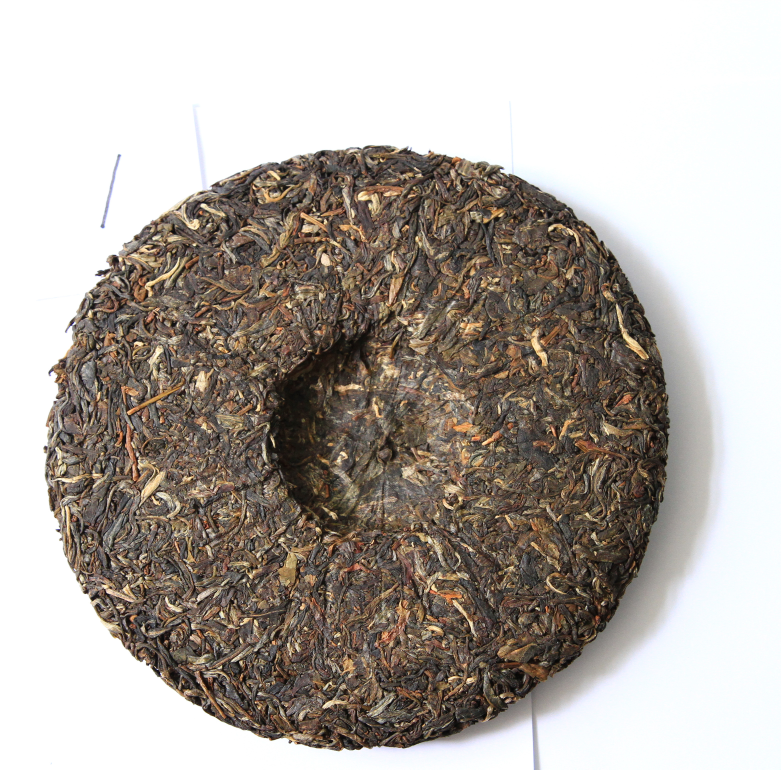
#> input picture sample_1/1a.JPG, 3124 x 3078 px, found by its file name (shown at 1/4 size)
$ python operation.py
#> lines starting #> are read from the running program, lines starting #| are printed output that depends on the picture
# coding=utf-8

import cv2


def cropping_square(img_path, x_start, y_start, length):
#> called with x_start = 1500, y_start = 800, length = 300
    ori_img = cv2.imread(img_path)
#> ori_img is the input picture: shape (3078, 3124, 3); mean B, G, R 161.9, 168.5, 175.7
    cropped = ori_img[x_start:x_start + length, y_start:y_start + length]
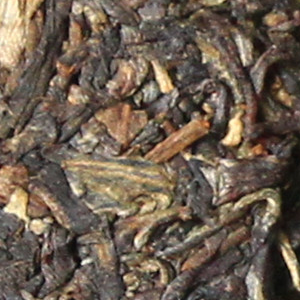
#> cropped: shape (300, 300, 3); mean B, G, R 80.7, 95, 109.9
    return cropped


if __name__ == '__main__':
    jpg = "/Users/philip.du/Documents/Projects/research/tea-recognition/sample_1/1a.JPG"

    square = cropping_square(jpg, 1500, 800, 300)
    cv2.imwrite("cropped_1.jpg", square)

    image = cv2.imread("cropped_1.jpg")
    (h, w) = image.shape[:2]
#> h = 300; w = 300
    center = (w / 2, h / 2)
#> center = (150, 150)
    m = cv2.getRotationMatrix2D(center, 45, 0.75)
#> m = [[0.53, 0.53, -9.1], [-0.53, 0.53, 150]]
    rotated = cv2.warpAffine(image, m, (w, h))
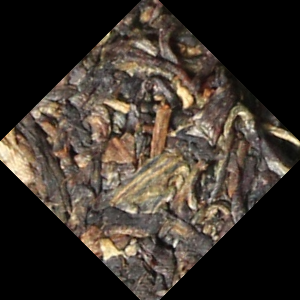
#> rotated: shape (300, 300, 3); mean B, G, R 45.1, 53.1, 61.4
    cv2.imwrite("cropped_2.jpg", rotated)

$ run again, with sample_1/2a.JPG copied over sample_1/1a.JPG
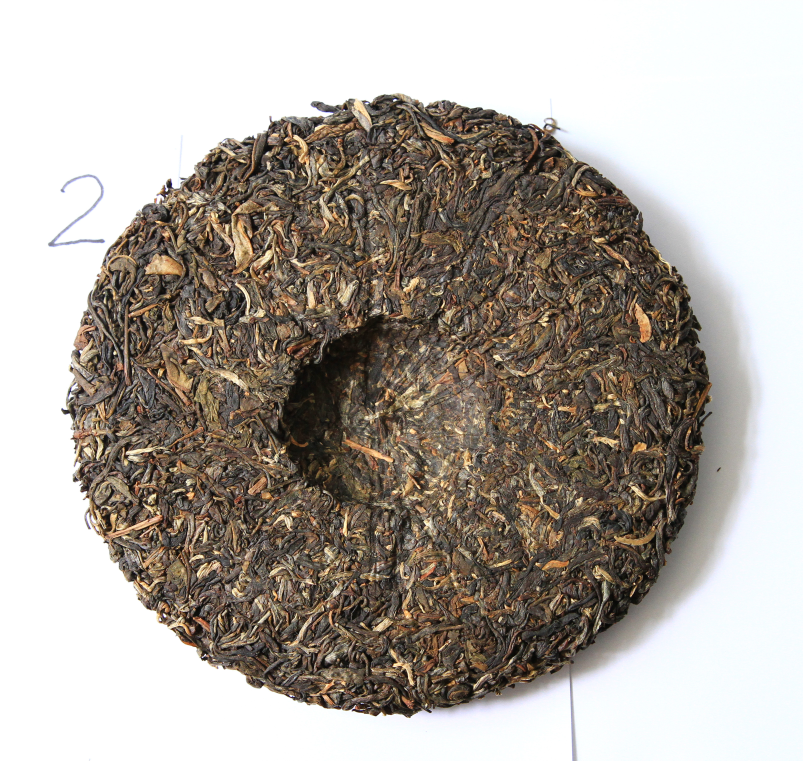
#> input picture sample_1/2a.JPG, 3209 x 3043 px, found by its file name (shown at 1/4 size)
#> in cropping_square, ori_img is the input picture: shape (3043, 3209, 3); mean B, G, R 157.5, 165.2, 172.4
#> in cropping_square, `cropped = ori_img[x_start:x_start + length, y_start:y_start + length]`:
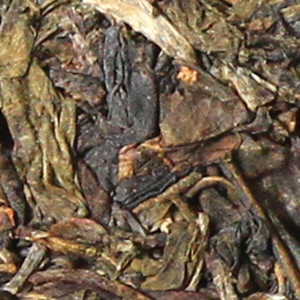
#> cropped: shape (300, 300, 3); mean B, G, R 76.4, 96.5, 113.9
#> `rotated = cv2.warpAffine(image, m, (w, h))`:
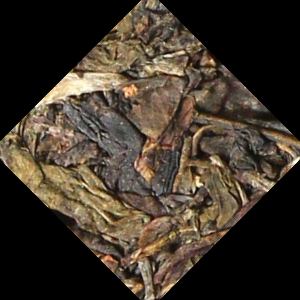
#> rotated: shape (300, 300, 3); mean B, G, R 42.7, 53.9, 63.7

$ run again, with sample_1/3a.JPG copied over sample_1/1a.JPG
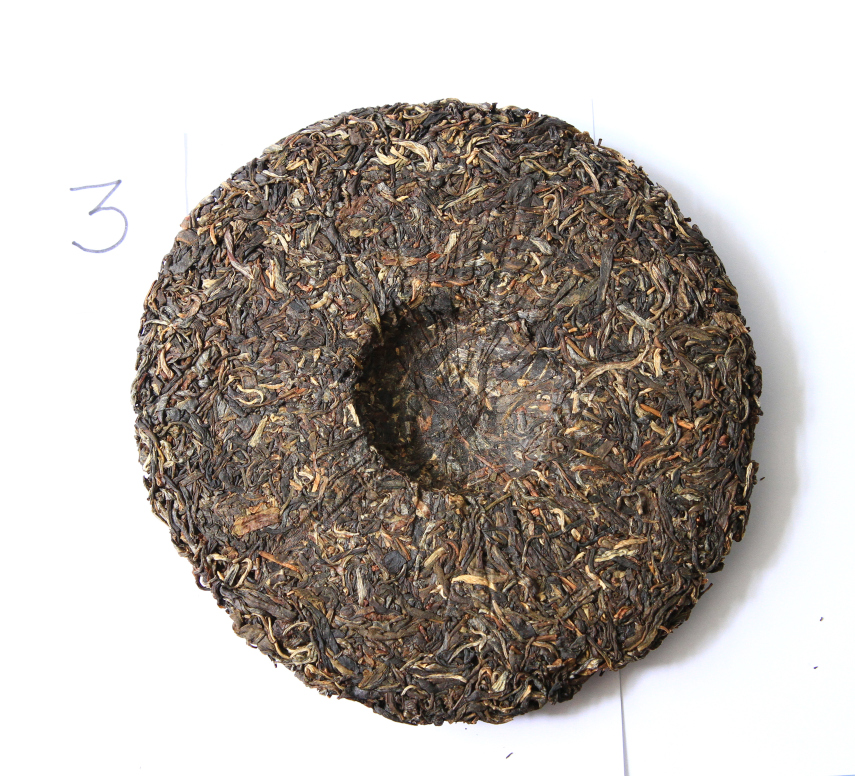
#> input picture sample_1/3a.JPG, 3418 x 3104 px, found by its file name (shown at 1/4 size)
#> in cropping_square, ori_img is the input picture: shape (3104, 3418, 3); mean B, G, R 169.9, 175.7, 182.8
#> in cropping_square, `cropped = ori_img[x_start:x_start + length, y_start:y_start + length]`:
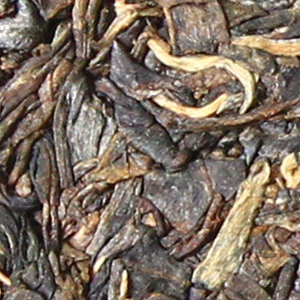
#> cropped: shape (300, 300, 3); mean B, G, R 97.5, 110.7, 125.4
#> `rotated = cv2.warpAffine(image, m, (w, h))`:
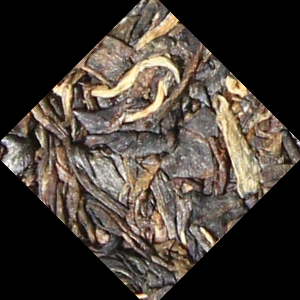
#> rotated: shape (300, 300, 3); mean B, G, R 54.5, 61.9, 70.1
